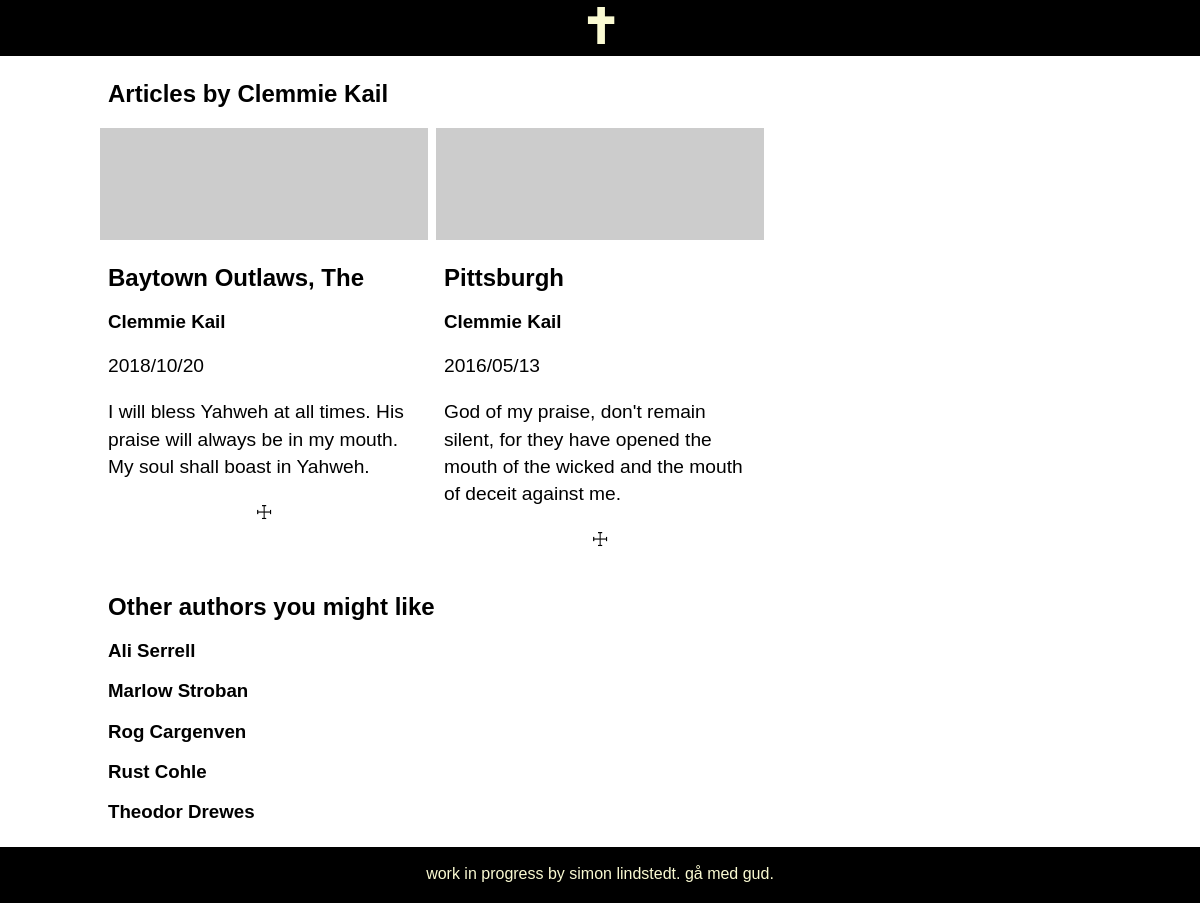
The page /author.php?author_id=4 on the database its author committed.
### tables this page shows
CREATE TABLE users (
	ID INTEGER PRIMARY KEY AUTOINCREMENT,
	name VARCHAR
);

CREATE TABLE posts (
	ID INTEGER PRIMARY KEY AUTOINCREMENT,
	title VARCHAR,
	author_id INTEGER,
	publication_date DATE,
	likes INT,
	content TEXT, content_descr TEXT,
	FOREIGN KEY(author_id) REFERENCES users(ID)
);

### functions.php (called while the page is built, shortened)
<?php
function getAuthorName(array $authors, int $authorId): string
{
  foreach ($authors as $author) {
    if ((int)$author['ID'] === $authorId) {
      return $author['name'];
    }
  }
}
function generateURL(string $pageName, string $key, array $content): string
{
  return $pageName . '.php?' . $key . '=' . $content[$key];
}

### author.php (the view)
<?php
require __DIR__ . '/database.php';
require __DIR__ . '/functions.php';
if (isset($_GET['author_id'])) {
  $authorId = $_GET['author_id'];
  $stmnt = $pdo->query("SELECT * FROM users WHERE ID = $authorId");
  $author = $stmnt->fetchAll(PDO::FETCH_ASSOC);
  $name = $author[0]['name'];
  $stmnt = $pdo->query("SELECT * FROM posts WHERE author_id = $authorId ORDER BY publication_date DESC");
  $articles = $stmnt->fetchAll(PDO::FETCH_ASSOC);
  $stmnt = $pdo->query("SELECT ID as author_id, name FROM users WHERE ID IS NOT $authorId ORDER BY name");
  $otherAuthors = $stmnt->fetchAll(PDO::FETCH_ASSOC);
}
require __DIR__ . '/header.php';
?>
<main>
  <h2 class="page-title">Articles by <?= $name ?></h2>
  <section class="grid">
    <?php foreach ($articles as $article) : ?>
      <div class="grid-item">
        <a href="<?= generateURL('article', 'ID', $article) ?>">
          <img src=" https://picsum.photos/id/<?= $article['author_id'] ?>/1000" alt="currently a temporary picture of a laptop, probably" />
        </a>
        <div class="text">
          <a href="<?= generateURL('article', 'ID', $article) ?>">
            <h2><?= $article['title'] ?></h2>
          </a>
          <a href="<?= generateURL('author', 'author_id', $article) ?>">
            <h3><?= getAuthorName($author, (int)$article['author_id']) ?></h3>
          </a>
          <p><?= $article['publication_date'] ?></p>
          <p><?= $article['content_descr'] ?></p>
          <p class="end-icon">☩</p>
        </div>
      </div>
    <?php endforeach ?>
  </section>
  <section class="authors">
    <h2>Other authors you might like</h2>
    <?php foreach ($otherAuthors as $author) : ?>
      <a href="<?= generateURL('author', 'author_id', $author) ?>">
        <h3><?= $author['name'] ?></h3>
      </a>
    <?php endforeach ?>
  </section>
</main>
<?php require __DIR__ . '/footer.php'; ?>

### main.css (style rules this page uses)
:root { --bg: #ffffff; --font-color: #000000; }
* { box-sizing: border-box; }
body { margin: 0; font-family: Helvetica, sans-serif; background-color: var(--bg); }
a:link, a:visited { color: var(--font-color); text-decoration: none; }
.page-title { padding: 0px 8px; text-align: center; }
.text { padding: 0px 8px; }
article, .grid-item p { font-size: 1.2rem; line-height: 1.7rem; }
.end-icon { text-align: center; }
.grid { display: grid; grid-template-columns: 1fr; }
.grid-item img { width: 100%; height: 112px; object-fit: cover; }
.authors { padding: 0px 8px; }
.authors h3 { padding: 0px; }
@media screen and (min-width: 700px) { main { max-width: 1000px; margin: 0px auto; } }
@media screen and (min-width: 700px) { .page-title { text-align: left; } }
@media screen and (min-width: 700px) { .grid { grid-template-columns: repeat(auto-fill, minmax(300px, 1fr)); grid-gap: 8px; } }

### rows shown on the page
users: name "Clemmie Kail"
posts: title "Baytown Outlaws, The", author.name "Clemmie Kail", publication_date "2018/10/20", content_descr "I will bless Yahweh at all times. His praise will always be in my mouth. My soul shall boast in Yahweh."
posts: title "Pittsburgh", author.name "Clemmie Kail", publication_date "2016/05/13", content_descr "God of my praise, don't remain silent, for they have opened the mouth of the wicked and the mouth of deceit against me."
users: name "Ali Serrell"
users: name "Marlow Stroban"
users: name "Rog Cargenven"
users: name "Rust Cohle"
users: name "Theodor Drewes"
